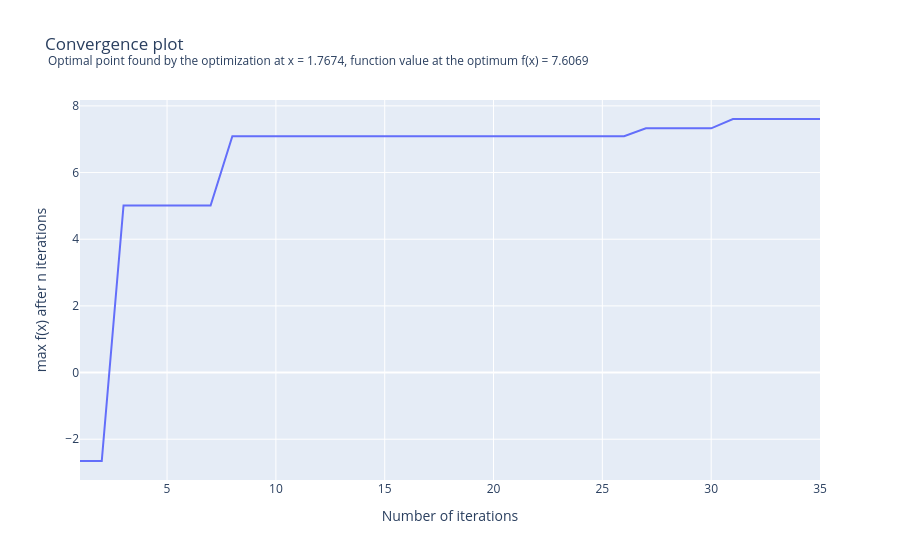

Notebook code cell kept with this figure:
### Markdown cell above
## Convergence plot

The best function value found so far is plotted against the number of iterations.

### Code cell
#@title Plot the convergence
# Best value found so far after each iteration
func_vals = [out['target'] for out in optimizer.res]
fig = go.Figure()
fig.add_trace(go.Scatter(x=list(range(1,len(func_vals)+1)),y=np.maximum.accumulate(func_vals)))
fig.update_layout(title=f"Convergence plot <br><sup> Optimal point found by the optimization at x = {round(optimizer.max['params']['x'],4)}, function value at the optimum f(x) = {round(optimizer.max['target'],4)} </sup>",xaxis_title="Number of iterations", yaxis_title="max f(x) after n iterations")
fig.show()

### Figure 1 — Plotly figure (JSON) as saved in the notebook; plotly's stock layout.template omitted (floating-point values rounded to 4 significant figures)
{"data": [{"type": "scatter", "x": [1, 2, 3, 4, 5, 6, 7, 8, 9, 10, 11, 12, 13, 14, 15, 16, 17, 18, 19, 20, 21, 22, 23, 24, 25, 26, 27, 28, 29, 30, 31, 32, 33, 34, 35], "y": [-2.653, -2.653, 5.012, 5.012, 5.012, 5.012, 5.012, 7.091, 7.091, 7.091, 7.091, 7.091, 7.091, 7.091, 7.091, 7.091, 7.091, 7.091, 7.091, 7.091, 7.091, 7.091, 7.091, 7.091, 7.091, 7.091, 7.326, 7.326, 7.326, 7.326, 7.607, 7.607, 7.607, 7.607, 7.607]}], "layout": {"title": {"text": "Convergence plot <br><sup> Optimal point found by the optimization at x = 1.7674, function value at the optimum f(x) = 7.6069 </sup>"}, "xaxis": {"title": {"text": "Number of iterations"}}, "yaxis": {"title": {"text": "max f(x) after n iterations"}}}}
